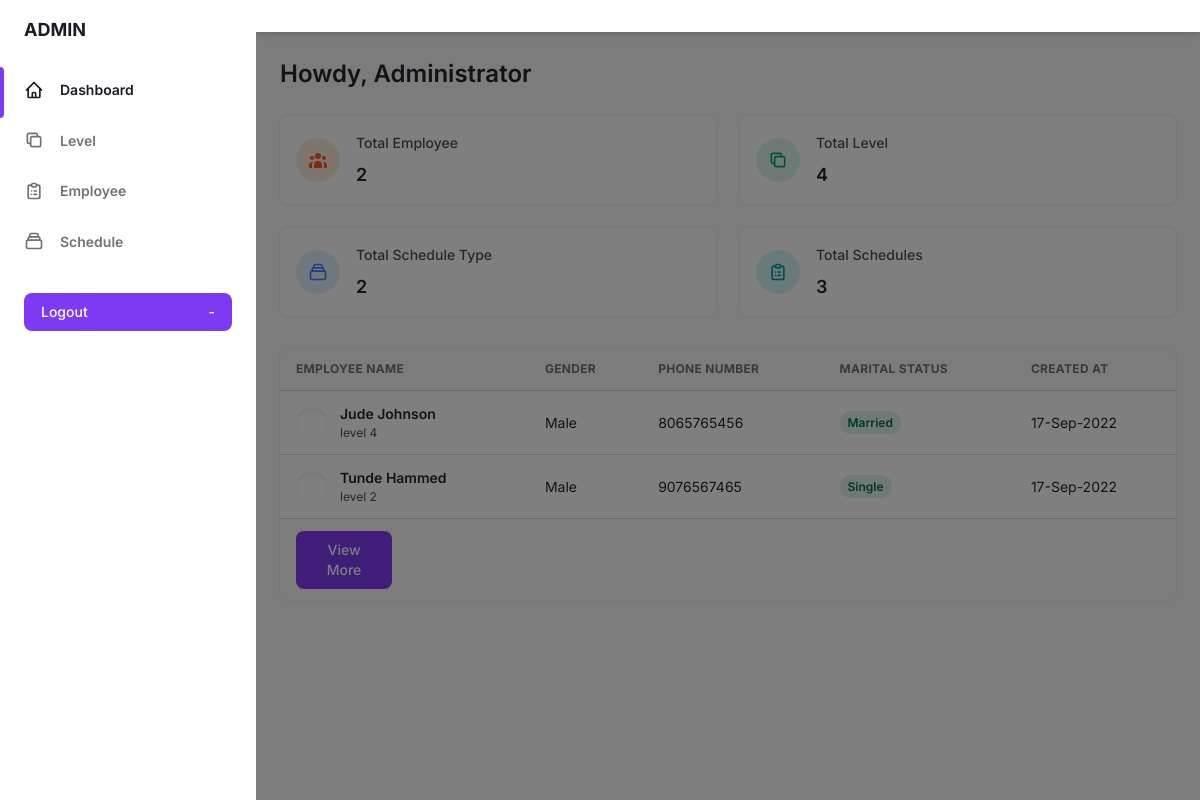
Screenshot of /admin-dashboard (signed in) with the database file from the repository.
### tables this page shows
CREATE TABLE `create_employee` (
  `id` int(11) NOT NULL,
  `fullname` varchar(255) NOT NULL,
  `level` varchar(255) NOT NULL,
  `gender` varchar(50) NOT NULL,
  `contact` bigint(50) NOT NULL,
  `email` varchar(255) NOT NULL,
  `password` varchar(255) NOT NULL,
  `marital_status` varchar(255) NOT NULL,
  `dt` timestamp NOT NULL DEFAULT current_timestamp() ON UPDATE current_timestamp()
);

### admin-dashboard/index.php (the view, shortened to what this page needs)
<?php
  require_once "../includes/connection.php";
?>
<!DOCTYPE html>
<html :class="{ 'theme-dark': dark }" x-data="data()" lang="en">
  <head>
    <link rel="stylesheet" href="../assets/css/tailwind.output.css" />
    <link
      rel="stylesheet"
      href="https://cdnjs.cloudflare.com/ajax/libs/Chart.js/2.9.3/Chart.min.css"
    />
  </head>
  <body>
    <div
      class="flex h-screen bg-gray-50 dark:bg-gray-900"
      :class="{ 'overflow-hidden': isSideMenuOpen }"
    >
      <aside
        class="z-20 hidden w-64 overflow-y-auto bg-white dark:bg-gray-800 md:block flex-shrink-0"
      >
        <div class="py-4 text-gray-500 dark:text-gray-400">
          <a
            class="ml-6 text-lg font-bold text-gray-800 dark:text-gray-200"
            href="#"
          >
            ADMIN
          </a>
          <ul class="mt-6">
            <li class="relative px-6 py-3">
              <span
                class="absolute inset-y-0 left-0 w-1 bg-purple-600 rounded-tr-lg rounded-br-lg"
                aria-hidden="true"
              ></span>
              <a
                class="inline-flex items-center w-full text-sm font-semibold text-gray-800 transition-colors duration-150 hover:text-gray-800 dark:hover:text-gray-200 dark:text-gray-100"
                href="index.php"
              >
                <svg
                  class="w-5 h-5"
                  aria-hidden="true"
                  fill="none"
                  stroke-linecap="round"
                  stroke-linejoin="round"
                  stroke-width="2"
                  viewBox="0 0 24 24"
                  stroke="currentColor"
                >
                  <path
                    d="M3 12l2-2m0 0l7-7 7 7M5 10v10a1 1 0 001 1h3m10-11l2 2m-2-2v10a1 1 0 01-1 1h-3m-6 0a1 1 0 001-1v-4a1 1 0 011-1h2a1 1 0 011 1v4a1 1 0 001 1m-6 0h6"
                  ></path>
                </svg>
                <span class="ml-4">Dashboard</span>
              </a>
            </li>
          </ul>
          <ul>
          <li class="relative px-6 py-3">
              <a
                class="inline-flex items-center w-full text-sm font-semibold transition-colors duration-150 hover:text-gray-800 dark:hover:text-gray-200"
                href="level.php"
              >
                <svg
                  class="w-5 h-5"
                  aria-hidden="true"
                  fill="none"
                  stroke-linecap="round"
                  stroke-linejoin="round"
                  stroke-width="2"
                  viewBox="0 0 24 24"
                  stroke="currentColor"
                >
                  <path
                    d="M8 16H6a2 2 0 01-2-2V6a2 2 0 012-2h8a2 2 0 012 2v2m-6 12h8a2 2 0 002-2v-8a2 2 0 00-2-2h-8a2 2 0 00-2 2v8a2 2 0 002 2z"
                  ></path>
                </svg>
                <span class="ml-4">Level</span>
              </a>
            </li>
            <li class="relative px-6 py-3">
              <a
                class="inline-flex items-center w-full text-sm font-semibold transition-colors duration-150 hover:text-gray-800 dark:hover:text-gray-200"
                href="employee.php"
              >
                <span class="ml-4">Employee</span>
              </a>
            </li>
            <li class="relative px-6 py-3">
              <a
                class="inline-flex items-center w-full text-sm font-semibold transition-colors duration-150 hover:text-gray-800 dark:hover:text-gray-200"
                href="schedule.php"
              >
                <span class="ml-4">Schedule</span>
              </a>
            </li>
           </ul>
          <div class="px-6 my-6">
            <a
              href="logout.php"
              class="flex items-center justify-between w-full px-4 py-2 text-sm font-medium leading-5 text-white transition-colors duration-150 bg-purple-600 border border-transparent rounded-lg active:bg-purple-600 hover:bg-purple-700 focus:outline-none focus:shadow-outline-purple"
            >
              Logout
              <span class="ml-2" aria-hidden="true">-</span>
            </a>
          </div>
        </div>
      </aside>
      <div
        x-show="isSideMenuOpen"
        x-transition:enter="transition ease-in-out duration-150"
        x-transition:enter-start="opacity-0"
        x-transition:enter-end="opacity-100"
        x-transition:leave="transition ease-in-out duration-150"
        x-transition:leave-start="opacity-100"
        x-transition:leave-end="opacity-0"
        class="fixed inset-0 z-10 flex items-end bg-black bg-opacity-50 sm:items-center sm:justify-center"
      ></div>
      <div class="flex flex-col flex-1 w-full">
        <header class="z-10 py-4 bg-white shadow-md dark:bg-gray-800">
        </header>
        <main class="h-full overflow-y-auto">
          <div class="container px-6 mx-auto grid">
            <h2
              class="my-6 text-2xl font-semibold text-gray-700 dark:text-gray-200"
            >
              Howdy, Administrator
            </h2>
            <div class="grid gap-6 mb-8 md:grid-cols-2 xl:grid-cols-4">
              <div
                class="flex items-center p-4 bg-white rounded-lg shadow-xs dark:bg-gray-800"
              >
                <div
                  class="p-3 mr-4 text-orange-500 bg-orange-100 rounded-full dark:text-orange-100 dark:bg-orange-500"
                >
                </div>
                <div>
                  <p
                    class="mb-2 text-sm font-medium text-gray-600 dark:text-gray-400"
                  >
                    Total Employee
                  </p>
                  <p
                    class="text-lg font-semibold text-gray-700 dark:text-gray-200"
                  >
                    <?php
                      $select = $conn->query("SELECT * FROM create_employee");
                      $total = $select->num_rows;
                      echo $total
                    ?>
                  </p>
                </div>
              </div>
              <div
                class="flex items-center p-4 bg-white rounded-lg shadow-xs dark:bg-gray-800"
              >
                <div
                  class="p-3 mr-4 text-green-500 bg-green-100 rounded-full dark:text-green-100 dark:bg-green-500"
                >
                  <svg
                    class="w-5 h-5"
                    aria-hidden="true"
                    fill="none"
                    stroke-linecap="round"
                    stroke-linejoin="round"
                    stroke-width="2"
                    viewBox="0 0 24 24"
                    stroke="currentColor"
                  >
                    <path
                      d="M8 16H6a2 2 0 01-2-2V6a2 2 0 012-2h8a2 2 0 012 2v2m-6 12h8a2 2 0 002-2v-8a2 2 0 00-2-2h-8a2 2 0 00-2 2v8a2 2 0 002 2z"
                    ></path>
                  </svg>
                </div>
                <div>
                  <p
                    class="mb-2 text-sm font-medium text-gray-600 dark:text-gray-400"
                  >
                    Total Level
                  </p>
                  <p
                    class="text-lg font-semibold text-gray-700 dark:text-gray-200"
                  >
                  <?php
                      $select = $conn->query("SELECT * FROM `level`");
                      $total = $select->num_rows;
                      echo $total
                    ?>
                  </p>
                </div>
              </div>
              <div
                class="flex items-center p-4 bg-white rounded-lg shadow-xs dark:bg-gray-800"
              >
                <div
                  class="p-3 mr-4 text-blue-500 bg-blue-100 rounded-full dark:text-blue-100 dark:bg-blue-500"
                >
                </div>
                <div>
                  <p
                    class="mb-2 text-sm font-medium text-gray-600 dark:text-gray-400"
                  >
                    Total Schedule Type
                  </p>
                  <p
                    class="text-lg font-semibold text-gray-700 dark:text-gray-200"
                  >
                  <?php
                      $select = $conn->query("SELECT * FROM schedule_type");
                      $total = $select->num_rows;
                      echo $total
                    ?>
                  </p>
                </div>
              </div>
              <div
                class="flex items-center p-4 bg-white rounded-lg shadow-xs dark:bg-gray-800"
              >
                <div
                  class="p-3 mr-4 text-teal-500 bg-teal-100 rounded-full dark:text-teal-100 dark:bg-teal-500"
                >
                </div>
                <div>
                  <p
                    class="mb-2 text-sm font-medium text-gray-600 dark:text-gray-400"
                  >
                    Total Schedules
                  </p>
                  <p
                    class="text-lg font-semibold text-gray-700 dark:text-gray-200"
                  >
                  <?php
                      $select = $conn->query("SELECT * FROM schedule_employee");
                      $total = $select->num_rows;
                      echo $total
                    ?>
                  </p>
                </div>
              </div>
            </div>
            <div class="w-full overflow-hidden rounded-lg shadow-xs">
              <div class="w-full overflow-x-auto">
                <table class="w-full whitespace-no-wrap">
                  <thead>
                    <tr
                      class="text-xs font-semibold tracking-wide text-left text-gray-500 uppercase border-b dark:border-gray-700 bg-gray-50 dark:text-gray-400 dark:bg-gray-800"
                    >
                      <th class="px-4 py-3">Employee Name</th>
                      <th class="px-4 py-3">Gender</th>
                      <th class="px-4 py-3">Phone Number</th>
                      <th class="px-4 py-3">Marital Status</th>
                      <th class="px-4 py-3">Created At</th>
                    </tr>
                  </thead>
                  <tbody
                    class="bg-white divide-y dark:divide-gray-700 dark:bg-gray-800"
                  >
                  <?php
                    $select = $conn->query("SELECT * FROM create_employee ORDER BY id DESC LIMIT 5");
                    while($row = $select->fetch_assoc()) {
                    ?>
                      <tr class="text-gray-700 dark:text-gray-400">
                        <td class="px-4 py-3">
                            <div class="flex items-center text-sm">
                            <div
                                class="relative hidden w-8 h-8 mr-3 rounded-full md:block"
                            >
                                <div
                                class="absolute inset-0 rounded-full shadow-inner"
                                aria-hidden="true"
                                ></div>
                            </div>
                            <div>
                                <p class="font-semibold"><?php echo $row['fullname']?></p>
                                <p class="text-xs text-gray-600 dark:text-gray-400">
                                  <?php echo $row['level']?>
                                </p>
                            </div>
                            </div>
                        </td>
                        <td class="px-4 py-3 text-sm"><?php echo $row['gender']?></td>
                        <td class="px-4 py-3 text-sm"><?php echo $row['contact']?></td>
                        <td class="px-4 py-3 text-xs">
                            <span
                            class="px-2 py-1 font-semibold leading-tight text-green-700 bg-green-100 rounded-full dark:bg-green-700 dark:text-green-100"
                            >
                            <?php echo $row['marital_status']?>
                            </span>
                        </td>
                        <td class="px-4 py-3 text-sm"><?php echo date("d-M-Y", strtotime($row['dt']))?></td>
                      </tr>
                    <?php
                    }
                  ?>
                  </tbody>
                </table>
              </div>
              <div
                class="grid px-4 py-3 text-xs font-semibold tracking-wide text-gray-500 uppercase border-t dark:border-gray-700 bg-gray-50 sm:grid-cols-9 dark:text-gray-400 dark:bg-gray-800"
              >
                <div>
                  <button
                    class="px-3 py-2 text-sm font-medium leading-5 text-white transition-colors duration-150 bg-purple-600 border border-transparent rounded-lg active:bg-purple-600 hover:bg-purple-700 focus:outline-none focus:shadow-outline-purple"
                  >
                    View More
                  </button>
                </div>
              </div>
            </div>
          </div>
        </main>
      </div>
    </div>
  </body>
</html>

### rows the page displays
create_employee: fullname "Jude Johnson", level "level 4", gender "Male", contact "8065765456", marital_status "Married", dt "17-Sep-2022"
create_employee: fullname "Tunde Hammed", level "level 2", gender "Male", contact "9076567465", marital_status "Single", dt "17-Sep-2022"

### other values shown
$total "2"
$total "4"
$total "3"
